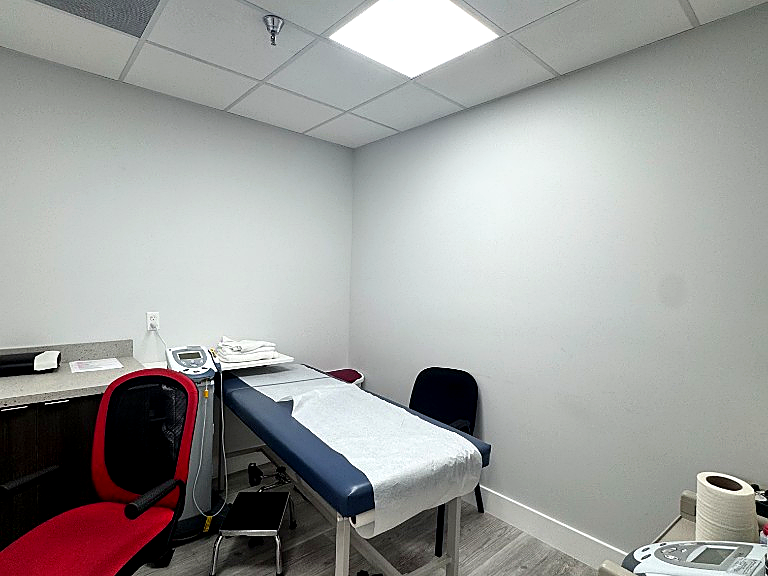
#> input picture img/bp.png, 768 x 576 px, given in place of pi-new.png, which was not available
$ python process_portraits.py
#> lines starting #> are read from the running program, lines starting #| are printed output that depends on the picture; pictures that were not available may be replaced by others from this repository, and a replacement may not be noted
#> in save_portrait, img is the input picture: PIL image 768x576 RGB; mean R, G, B 157.3, 157.6, 155.8
#!/usr/bin/env python3
"""Process portrait assets into img/ with target aspect ratios."""

from pathlib import Path

from PIL import Image, ImageEnhance

ROOT = Path(__file__).resolve().parents[1]
ASSETS = Path("/Users/janse/.cursor/projects/Users-janse-Documents-GitHub-vitalcareresearch/assets")
OUT = ROOT / "img"


def crop_aspect(img: Image.Image, ratio_w: int, ratio_h: int) -> Image.Image:
#> called with ratio_w = 3, ratio_h = 4
    w, h = img.size
#> w = 768; h = 576
    target = ratio_w / ratio_h
    current = w / h
#> current = 1.33
    if current > target:
        new_w = int(h * target)
#> new_w = 432
        left = (w - new_w) // 2
#> left = 168
        return img.crop((left, 0, left + new_w, h))
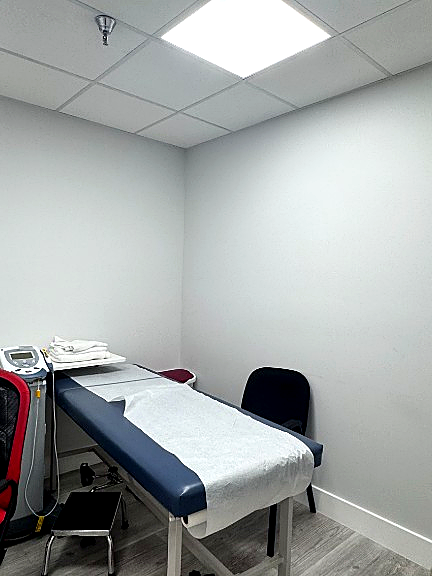
#> returned value: PIL image 432x576 RGB; mean R, G, B 163.4, 167.4, 166.8
    new_h = int(w / target)
    top = (h - new_h) // 2
    return img.crop((0, top, w, top + new_h))


def save_portrait(src: str, out: str, ratio: tuple[int, int], max_side: int) -> None:
    img = Image.open(ASSETS / src).convert("RGB")
    img = crop_aspect(img, *ratio)
    img = ImageEnhance.Contrast(img).enhance(1.05)
#> img: PIL image 432x576 RGB
    w, h = img.size
#> w = 432; h = 576
    scale = min(1.0, max_side / max(w, h))
#> scale = 1
    if scale < 1.0:
        img = img.resize((int(w * scale), int(h * scale)), Image.Resampling.LANCZOS)
    img.save(OUT / out, "PNG", optimize=True, compress_level=9)
    print(f"wrote {out} {img.size}")
#| wrote pi.png (432, 576)


def main() -> None:
    save_portrait("pi-new.png", "pi.png", (3, 4), 900)
    save_portrait("dir-new.png", "dir.png", (3, 4), 900)
#> call 2 of save_portrait, with src = 'dir-new.png', out = 'dir.png', ratio = (3, 4), max_side = 900
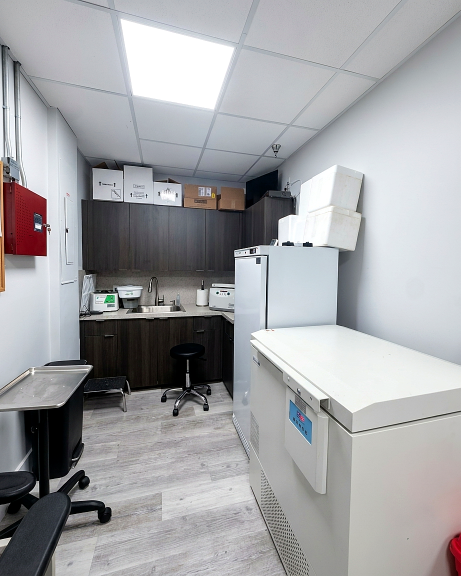
#> input picture img/cold-storage.png, 921 x 1152 px, given in place of dir-new.png, which was not available (shown at 1/2 size)
#> in save_portrait, img is the input picture: PIL image 921x1152 RGB; mean R, G, B 161.8, 162.2, 164.6
#> call 2 of crop_aspect, with ratio_w = 3, ratio_h = 4
#> in crop_aspect (call 2), `return img.crop((left, 0, left + new_w, h))`:
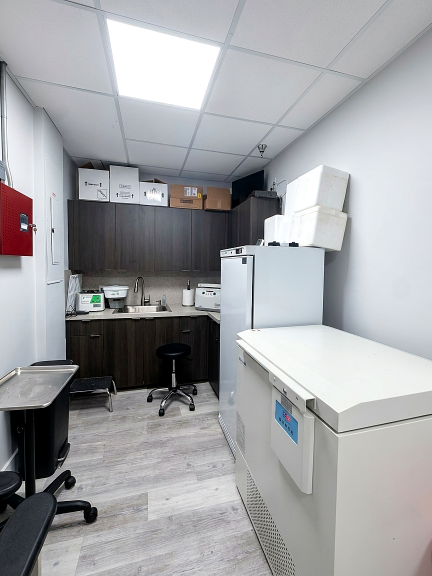
#> returned value: PIL image 864x1152 RGB (shown at 1/2 size); mean R, G, B 161.5, 162.3, 164.7
#> in save_portrait (call 2), `img = img.resize((int(w * scale), int(h * scale)), Image.Resampling.LA..`:
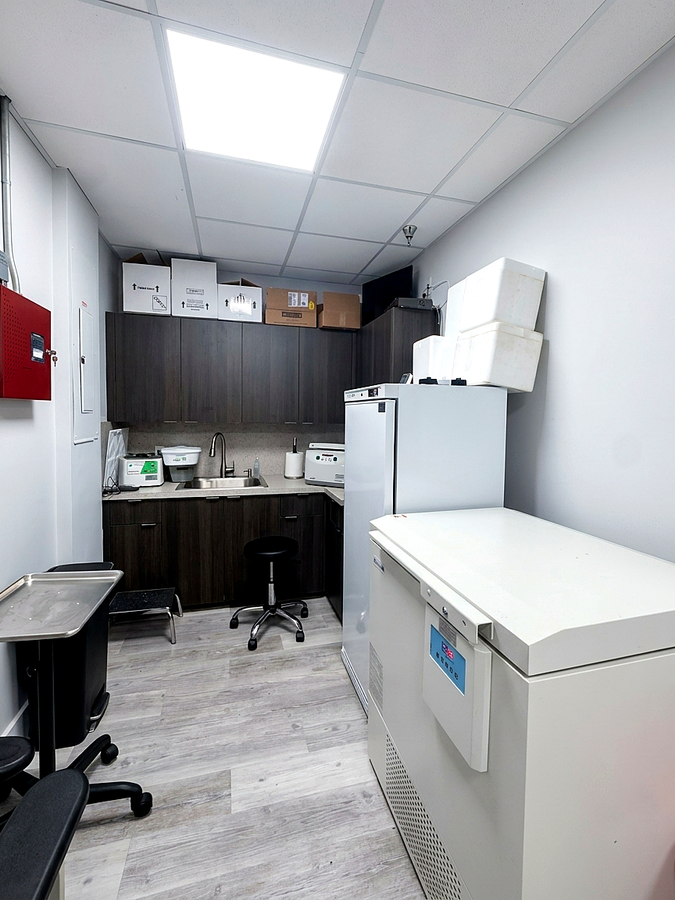
#> img: PIL image 675x900 RGB; mean R, G, B 161.1, 161.9, 164.4
#| wrote dir.png (675, 900)
    save_portrait("coord-new.png", "coord.png", (3, 4), 900)
#| wrote coord.png (675, 900)
    save_portrait("patientM-new.png", "patientM.png", (4, 4), 900)
    save_portrait("patientW-new.png", "patientW.png", (4, 4), 900)


if __name__ == "__main__":
#> (the run stopped early here; a loop or call above may not have finished)
